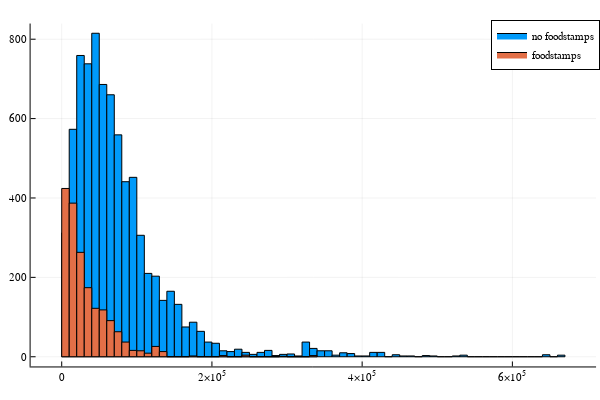

The code cell stored with this chart in its notebook:
### Code cell
@df acs99 histogram(:HHINCOME, group=:FOODSTMP, label=["no foodstamps" "foodstamps"])
